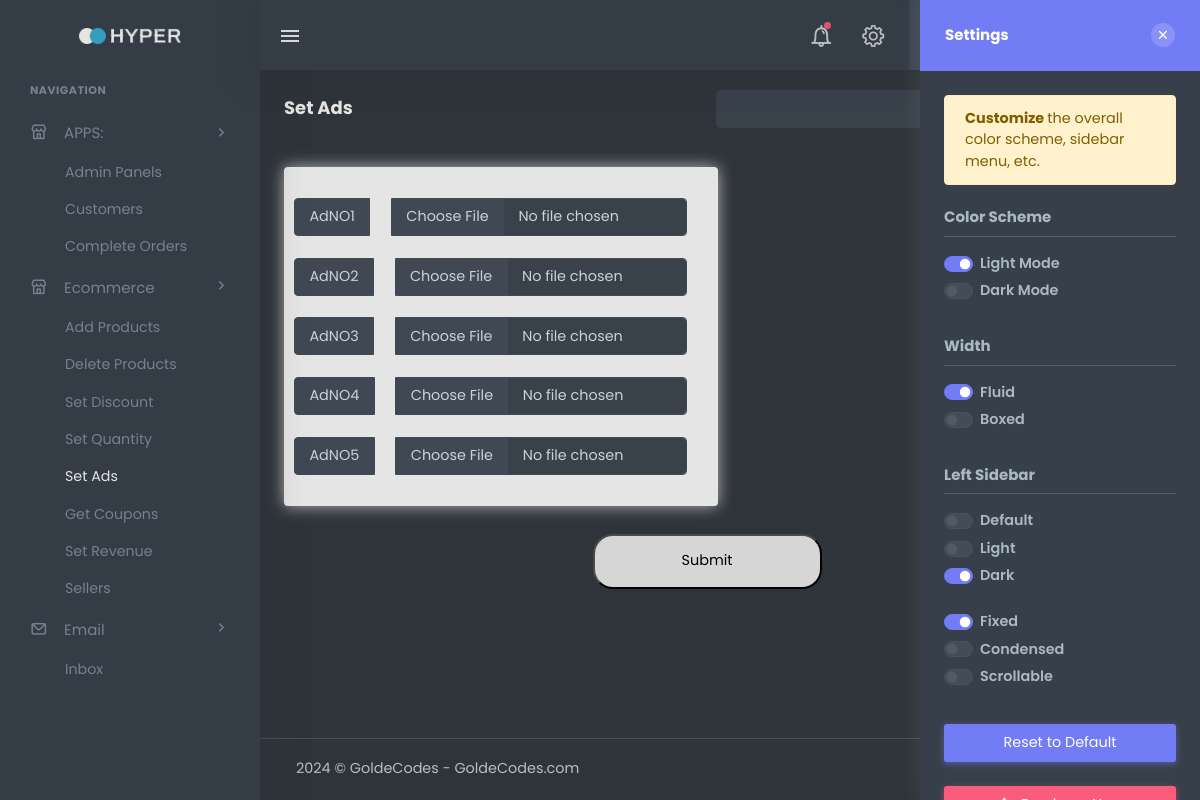
Screenshot of /set_ads/ (signed in) with the database file from the repository.
### prjapp/models.py (models this page shows, shortened)
class Ads(models.Model):
    name=models.CharField(max_length=200,null=True)
    photo = models.ImageField(null=True,blank=True)

### prjapp/decorators.py (the view)
        def wrapper_func(request , *args ,**kwargs):
            groub = None
            if request.user.groups.exists():
                group = request.user.groups.all()[0].name
                print(group)
            if group in allowed_roles:
                return view_func(request , *args ,**kwargs)
            else:
                return redirect('store')

### prjapp/views.py (called while the page is built)
@allowed_users(allowed_roles=['admins'])
def set_ads(request):
    ads = Ads.objects.all()
    if request.method == "POST":
        Ad1 =  request.POST['AdNO1']
        Ad2 = request.POST['AdNO2']
        Ad3 = request.POST['AdNo3']
        Ad4 = request.POST['AdNO4']
        Ad5 = request.POST['AdNO5']
    context = {'ads':ads}
    return render(request,'admintemp/set_ads.html',context)

### template/admintemp/set_ads.html (shortened to what this page needs)
{% load static %}
<!DOCTYPE html>
    <html lang="en">
    <head>
        <link href="assets/css/vendor/jquery-jvectormap-1.2.2.css" rel="stylesheet" type="text/css">
        <link href="{% static 'assets/css/vendor/jquery-jvectormap-1.2.2.css' %}" rel="stylesheet" type="text/css">
        <link rel="stylesheet" href="{% static 'assets/css/icons.min.css' %}" type="text/css"/>
        <link href="{% static 'assets/css/app.min.css' %}" rel="stylesheet" type="text/css" id="light-style">
        <link href="{% static 'assets/css/app-dark.min.css' %}" rel="stylesheet" type="text/css" id="dark-style">
        <link rel="stylesheet" href="{% static 'css/cart.css' %}">
        <link href="assets/css/icons.min.css" rel="stylesheet" type="text/css">
        <link href="assets/css/app.min.css" rel="stylesheet" type="text/css" id="light-style">
        <link href="assets/css/app-dark.min.css" rel="stylesheet" type="text/css" id="dark-style">
        <link rel="stylesheet" href="https://cdnjs.cloudflare.com/ajax/libs/font-awesome/6.2.0/css/all.min.css"
 />
    </head>
    <body class="loading" data-layout-config='{"leftSideBarTheme":"dark","layoutBoxed":false, "leftSidebarCondensed":false, "leftSidebarScrollable":false,"darkMode":false, "showRightSidebarOnStart": true}'>
        <div class="wrapper">
            <div class="leftside-menu">
                <a href="index.html" class="logo text-center logo-light">
                    <span class="logo-lg">
                        <img src="assets/images/logo.png" alt="" height="16">
                    </span>
                </a>
                <div class="h-100" id="leftside-menu-container" data-simplebar="">
                    <ul class="side-nav">
                        <li class="side-nav-title side-nav-item">Navigation</li>
                        <li class="side-nav-item">
                            <a data-bs-toggle="collapse" href="#" aria-expanded="false" aria-controls="sidebarEcommerce" class="side-nav-link">
                                <i class="uil-store"></i>
                                <span> APPS: </span>
                                <span class="menu-arrow"></span>
                            </a>
                                <ul class="side-nav-second-level">
                                    <li>
                                        <a href="{% url 'admin_page' %}">Admin Panels</a>
                                    </li>
                                    <li>
                                        <a href="{% url 'customer_controls' %}">Customers</a>
                                    </li>
                                    <li>
                                        <a href="{% url 'complete_orders' %}">Complete Orders</a>
                                    </li>
                        </li>
                        <li class="side-nav-item">
                            <a data-bs-toggle="collapse" href="#sidebarEcommerce" aria-expanded="false" aria-controls="sidebarEcommerce" class="side-nav-link">
                                <i class="uil-store"></i>
                                <span> Ecommerce </span>
                                <span class="menu-arrow"></span>
                            </a>
                                <ul class="side-nav-second-level">
                                    <li>
                                        <a href="{% url 'add_product' %}">Add Products</a>
                                    </li>
                                    <li>
                                        <a href="{% url 'delete_product' %}">Delete Products</a>
                                    </li>
                                    <li>
                                        <a href="{% url 'set_discount' %}">Set Discount</a>
                                    </li>
                                    <li>
                                        <a href="{% url 'set_quantity' %}">Set Quantity</a>
                                    </li>
                                    <li>
                                        <a href="{% url 'set_ads' %}">Set Ads</a>
                                    </li>
                                    <li>
                                        <a href="{% url 'get_coupon' %}">Get Coupons</a>
                                    </li>
                                    <li>
                                        <a href="{% url 'set_revenue' %}">Set Revenue</a>
                                    </li>
                                    <li>
                                        <a href="apps-ecommerce-sellers.html">Sellers</a>
                                    </li>
                                </ul>
                        </li>
                        <li class="side-nav-item">
                            <a data-bs-toggle="collapse" href="#sidebarEmail" aria-expanded="false" aria-controls="sidebarEmail" class="side-nav-link">
                                <i class="uil-envelope"></i>
                                <span> Email </span>
                                <span class="menu-arrow"></span>
                            </a>
                                <ul class="side-nav-second-level">
                                    <li>
                                        <a href="{% url 'email_inbox' %}">Inbox</a>
                                    </li>
                                </ul>
                        </li>
                    </ul>
                </div>
            </div>
            <div class="content-page">
                <div class="content">
                    <div class="navbar-custom">
                        <ul class="list-unstyled topbar-menu float-end mb-0">
                            <li class="dropdown notification-list">
                                <a class="nav-link dropdown-toggle arrow-none" data-bs-toggle="dropdown" href="#" role="button" aria-haspopup="false" aria-expanded="false">
                                    <i class="dripicons-bell noti-icon"></i>
                                    <span class="noti-icon-badge"></span>
                                </a>
                            </li>
                            <li class="notification-list">
                                <a class="nav-link end-bar-toggle" href="javascript: void(0);">
                                    <i class="dripicons-gear noti-icon"></i>
                                </a>
                            </li>
                            <li class="dropdown notification-list">
                                <a class="nav-link dropdown-toggle nav-user arrow-none me-0" data-bs-toggle="dropdown" href="#" role="button" aria-haspopup="false" aria-expanded="false">
                                    <span class="account-user-avatar">
                                    </span>
                                    <span>
                                        <span class="account-user-name">{{request.user}}</span>
                                    </span>
                                </a>
                            </li>
                        </ul>
                        <button class="button-menu-mobile open-left">
                            <i class="mdi mdi-menu"></i>
                        </button>
                    </div>
                    <div class="container-fluid">
                        <div class="row">
                            <div class="col-12">
                                <div class="page-title-box">
                                    <div class="page-title-right">
                                        <form class="d-flex">
                                            <div class="input-group">
                                                <input type="text" class="form-control form-control-light" id="dash-daterange">
                                                <span class="input-group-text bg-primary border-primary text-white">
                                                </span>
                                            </div>
                                            <a href="javascript: void(0);" class="btn btn-primary ms-2">
                                            </a>
                                            <a href="javascript: void(0);" class="btn btn-primary ms-1">
                                            </a>
                                        </form>
                                    </div>
                                    <h4 class="page-title">Set Ads</h4>
                                </div>
                            </div>
                        </div>
                        <div class="row">
                            <div class=" col-lg">
                                <br>
                            <form method="post">
                                <div class="row">
                                        <div class="col-lg-6">
                                            <div class="box-element" id="form-wrapper">
                                                {% for i in ads %}
                                                <br>
                                            <div class="input-group">
                                                <span class="input-group-text">{{i.name}}</span>
                                                <input type="file" class="form-control ads" data-product="{{i.name}}" placeholder="Full Name" name="AdNO1"  style="margin: 0 5%;">
                                            </div>
                                            {% endfor %}
                                            <br>
                                    </div>
                                </div>
                                <button id="fitch_data" type="button" style="left: 40%;width: 25%;height: 55px;margin: 3% 35%; border-radius: 20px;">Submit</button>
                              </form>
                            </div>
                        </div>
                    </div>
                </div>
                <footer class="footer">
                    <div class="container-fluid">
                        <div class="row">
                            <div class="col-md-6">
                                <script>document.write(new Date().getFullYear())</script> © GoldeCodes - GoldeCodes.com
                            </div>
                            <div class="col-md-6">
                                <div class="text-md-end footer-links d-none d-md-block">
                                    <a href="javascript: void(0);">About</a>
                                    <a href="javascript: void(0);">Support</a>
                                    <a href="javascript: void(0);">Contact Us</a>
                                </div>
                            </div>
                        </div>
                    </div>
                </footer>
            </div>
        </div>
        <div class="end-bar">
            <div class="rightbar-title">
                <a href="javascript:void(0);" class="end-bar-toggle float-end">
                    <i class="dripicons-cross noti-icon"></i>
                </a>
                <h5 class="m-0">Settings</h5>
            </div>
            <div class="rightbar-content h-100" data-simplebar="">
                <div class="p-3">
                    <div class="alert alert-warning" role="alert">
                        <strong>Customize </strong> the overall color scheme, sidebar menu, etc.
                    </div>
                    <h5 class="mt-3">Color Scheme</h5>
                    <hr class="mt-1">
                    <div class="form-check form-switch mb-1">
                        <input class="form-check-input" type="checkbox" name="color-scheme-mode" value="light" id="light-mode-check" checked="">
                        <label class="form-check-label" for="light-mode-check">Light Mode</label>
                    </div>
                    <div class="form-check form-switch mb-1">
                        <input class="form-check-input" type="checkbox" name="color-scheme-mode" value="dark" id="dark-mode-check">
                        <label class="form-check-label" for="dark-mode-check">Dark Mode</label>
                    </div>
                    <h5 class="mt-4">Width</h5>
                    <hr class="mt-1">
                    <div class="form-check form-switch mb-1">
                        <input class="form-check-input" type="checkbox" name="width" value="fluid" id="fluid-check" checked="">
                        <label class="form-check-label" for="fluid-check">Fluid</label>
                    </div>
                    <div class="form-check form-switch mb-1">
                        <input class="form-check-input" type="checkbox" name="width" value="boxed" id="boxed-check">
                        <label class="form-check-label" for="boxed-check">Boxed</label>
                    </div>
                    <h5 class="mt-4">Left Sidebar</h5>
                    <hr class="mt-1">
                    <div class="form-check form-switch mb-1">
                        <input class="form-check-input" type="checkbox" name="theme" value="default" id="default-check">
                        <label class="form-check-label" for="default-check">Default</label>
                    </div>
                    <div class="form-check form-switch mb-1">
                        <input class="form-check-input" type="checkbox" name="theme" value="light" id="light-check" checked="">
                        <label class="form-check-label" for="light-check">Light</label>
                    </div>
                    <div class="form-check form-switch mb-3">
                        <input class="form-check-input" type="checkbox" name="theme" value="dark" id="dark-check">
                        <label class="form-check-label" for="dark-check">Dark</label>
                    </div>
                    <div class="form-check form-switch mb-1">
                        <input class="form-check-input" type="checkbox" name="compact" value="fixed" id="fixed-check" checked="">
                        <label class="form-check-label" for="fixed-check">Fixed</label>
                    </div>
                    <div class="form-check form-switch mb-1">
                        <input class="form-check-input" type="checkbox" name="compact" value="condensed" id="condensed-check">
                        <label class="form-check-label" for="condensed-check">Condensed</label>
                    </div>
                    <div class="form-check form-switch mb-1">
                        <input class="form-check-input" type="checkbox" name="compact" value="scrollable" id="scrollable-check">
                        <label class="form-check-label" for="scrollable-check">Scrollable</label>
                    </div>
                    <div class="d-grid mt-4">
                        <button class="btn btn-primary" id="resetBtn">Reset to Default</button>
                        <a href="../../product/hyper-responsive-admin-dashboard-template/index.htm" class="btn btn-danger mt-3" target="_blank"><i class="mdi mdi-basket me-1"></i> Purchase Now</a>
                    </div>
                </div>
            </div>
        </div>
        <div class="rightbar-overlay"></div>
    </body>
</html>

### static/css/cart.css (style rules this page uses)
* { font-family: 'Poppins', sans-serif; }
.box-element { box-shadow:hsl(0, 0%, 80%) 0 0 16px; background-color: #fff; border-radius: 4px; padding: 10px; }

### rows the page displays
Ads: name "AdNO1"
Ads: name "AdNO2"
Ads: name "AdNO3"
Ads: name "AdNO4"
Ads: name "AdNO5"
